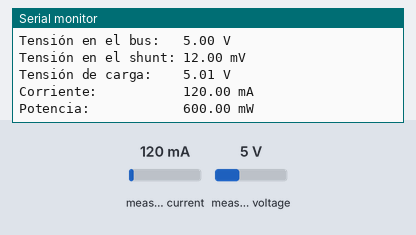
This sketch was run on a simulated ESP32. Shown: the last lines printed to the serial monitor. The inputs (shaded band) are chosen by the test bench; at power-on: measured current 120 mA, measured voltage 5 V.

Above: at 1.2 s.
1.3 s: measured current set to 40 mA
At 2.6 s:
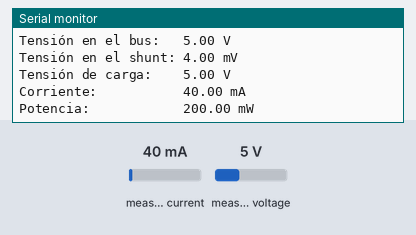
2.8 s: measured voltage set to 0.3 V
At 4.2 s:
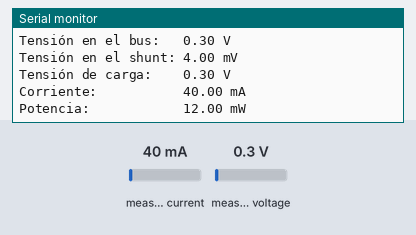
4.3 s: measured current set to 500 mA
At 6.4 s:
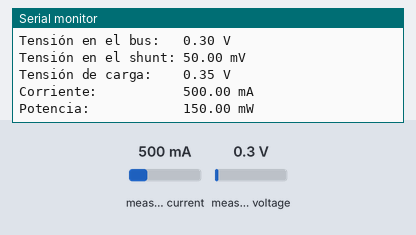
Timing chart, 0 to 7.9 s (numbered marks = the images above; inputs shaded):
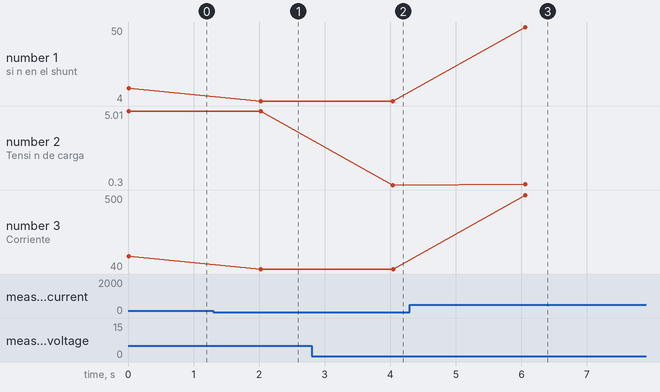

The sketch:

INA129_decent.ino
```cpp
#include <Wire.h>
#include <Adafruit_INA219.h>

// Crear un objeto INA219
Adafruit_INA219 ina219;

void setup(void)
{
  // Configurar el monitor serial
  Serial.begin(115200);
  while (!Serial) {
    delay(1); // Esperar a que el monitor serial esté listo
  }

  Serial.println("Inicializando INA219...");

  // Configurar I²C en los pines 17 (SDA) y 32 (SCL)
  Wire.begin(17, 32);

  // Inicializar el INA219
  if (!ina219.begin()) {
    Serial.println("Error: no se pudo encontrar el chip INA219");
    while (1) {
      delay(10); // Bloquear si no se detecta el sensor
    }
  }

  Serial.println("INA219 inicializado correctamente.");
}

void loop(void)
{
  float shuntvoltage = 0;
  float busvoltage = 0;
  float current_mA = 0;
  float loadvoltage = 0;
  float power_mW = 0;

  // Leer los valores del sensor INA219
  shuntvoltage = ina219.getShuntVoltage_mV();
  busvoltage = ina219.getBusVoltage_V();
  current_mA = ina219.getCurrent_mA();
  power_mW = ina219.getPower_mW();
  loadvoltage = busvoltage + (shuntvoltage / 1000);

  // Imprimir los resultados en el monitor serial
  Serial.print("Tensión en el bus:   "); Serial.print(busvoltage); Serial.println(" V");
  Serial.print("Tensión en el shunt: "); Serial.print(shuntvoltage); Serial.println(" mV");
  Serial.print("Tensión de carga:    "); Serial.print(loadvoltage); Serial.println(" V");
  Serial.print("Corriente:           "); Serial.print(current_mA); Serial.println(" mA");
  Serial.print("Potencia:            "); Serial.print(power_mW); Serial.println(" mW");
  Serial.println("");

  delay(2000); // Esperar 2 segundos antes de la siguiente lectura
}
```

Measured:
- after the input at 1.3 s, the serial monitor: prints a new line after 0.72 s (image 1)
- after the input at 2.8 s, the serial monitor: prints a new line after 1.2 s (image 2)
- after the input at 4.3 s, the serial monitor: prints a new line after 1.8 s (image 3)
- plotted number 1: 12 → 4 after the input at 1.3 s, 4 → 50 after the input at 4.3 s
- plotted number 2: 5 → 0.3 after the input at 2.8 s, 0.3 → 0.35 after the input at 4.3 s
- plotted number 3: 120 → 40 after the input at 1.3 s, 40 → 500 after the input at 4.3 s
